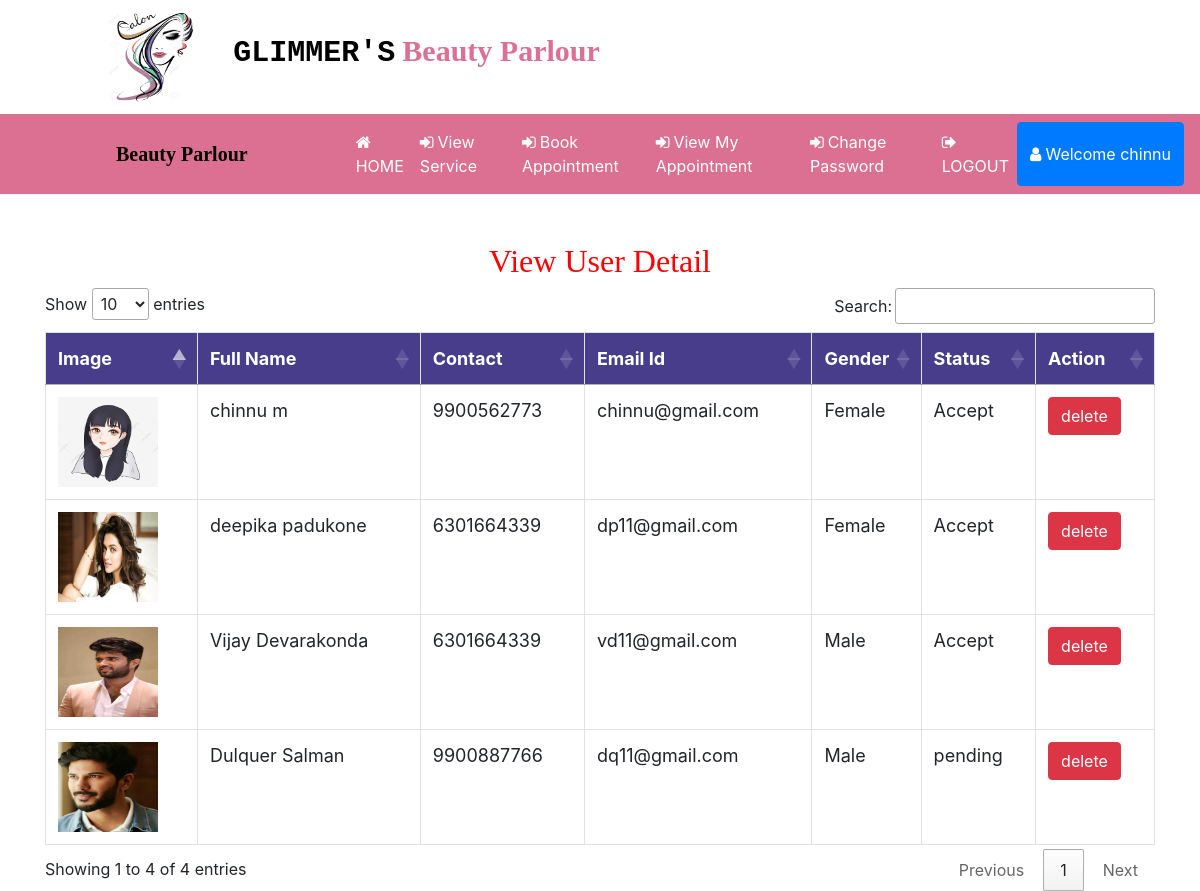
The app's page /view_user (signed in) with its own data.
### beauty/models.py (models this page shows, shortened)
class Customer(models.Model):
    user = models.ForeignKey(User,on_delete=models.CASCADE,null=True)
    status = models.ForeignKey(User_status,on_delete=models.CASCADE,null=True)
    mobile = models.IntegerField(null=True)
    gender = models.CharField(max_length=10,null=True)
    image = models.ImageField(null=True,blank=True)

class User_status(models.Model):
    status = models.CharField(max_length=100,null=True)

### beauty/views.py (the view)
# urls.py: path('view_user',View_user,name="view_user"),
def View_user(request):
    if not request.user.is_authenticated:
        return redirect('login_admin')
    pro = Customer.objects.all()
    d = {'user':pro}
    return render(request,'all_user.html',d)

### beauty/templates/all_user.html (shortened to what this page needs)
{% extends 'navigation.html' %}
{% load static %}
{% block body %}
<center>
  <h2 style="color:red;margin-top:4%;font-family:'Monotype Corsiva';">View User Detail</h2>
</center>
<div class="container-fluid">
  <center>
    <div class="container">
      <table class="table table-bordered" id="myTable">
        <thead>
          <tr>
            <th>Image</th>
            <th>Full Name</th>
            <th>Contact</th>
            <th>Email Id</th>
            <th>Gender</th>
            <th>Status</th>
            <th>Action</th>
          </tr>
        </thead>
        <tbody>
          {% for i in user %}
          <tr>
            <td>
              {% if i.image %}
              <img src="{{i.image.url}}" style="width:100px;height:90px">
              {% else %}
              <span>No image</span>
              {% endif %}
            </td>
            <td>{{i.user.first_name}} {{i.user.last_name}}</td>
            <td>{{i.mobile}}</td>
            <td>{{i.user.username}}</td>
            <td>{{i.gender}}</td>
            <td>{{i.status.status}}</td>
            <td><a href="{% url 'delete_user' i.user.id %}" onclick="return confirm('Are you sure?')"><button
                  class="btn btn-danger">delete</button></a></td>
          </tr>
          {% endfor %}
        </tbody>
      </table>
    </div>
  </center>
</div>
{% endblock %}

### beauty/templates/navigation.html (shortened to what this page needs)
<!DOCTYPE html>
<html lang="en">
<head>
  {% load static %}
  <link rel="stylesheet" href="https://maxcdn.bootstrapcdn.com/bootstrap/4.0.0/css/bootstrap.min.css"
>
  <link rel=stylesheet href="//cdn.datatables.net/1.10.19/css/jquery.dataTables.min.css">
</head>
<link rel="stylesheet" href="https://cdnjs.cloudflare.com/ajax/libs/font-awesome/4.7.0/css/font-awesome.min.css">
</head>
<body>
  <div class="container-fluid" style="padding:1%;margin-bottom:0%;background:color:white">
    <img src="{% static 'images/beauty3.jpg' %}" style="width:90px;height:90px;margin-right:10px;margin-left:8%"><span
      style="padding:20px;font-weight:bold;font-size:30px">
      <span style="color:black;font-family : 'Courier New', Courier, monospace;">GLIMMER'S</span>
      <span style="color:palevioletred;font-family : 'Monotype Corsiva' ;">Beauty Parlour</span></h4>
  </div>
  <nav class="navbar navbar-expand-sm" style="background-color:palevioletred">
    <a class="navbar-brand" href="#"
      style="color:black;font-family:'Monotype Corsiva';font-weight:bold;margin-left:100px;margin-right:0">
      Beauty Parlour</a>
    <ul class="navbar-nav">
      {% if request.user.username %}
      {% if not request.user.is_staff %}
      <li class="nav-item">
        <a class="nav-link" href="{% url 'profile' %}" style="color:white;margin-left:100px">
          <i class="fa fa-home" style="margin-right:4px"></i>HOME</a>
      </li>
      <li class="nav-item">
        <a class="nav-link" href="{% url 'all_service' %}" style="color:white">
          <i class="fa fa-sign-in" style="margin-right:4px"></i>View Service</a>
      </li>
      <li class="nav-item">
        <a class="nav-link" href="{% url 'book_appointment' %}" style="color:white">
          <i class="fa fa-sign-in" style="margin-right:4px"></i>Book Appointment</a>
      </li>
      <li class="nav-item">
        <a class="nav-link" href="{% url 'view_appointment' %}" style="color:white">
          <i class="fa fa-sign-in" style="margin-right:4px"></i>View My Appointment</a>
      </li>
      <li class="nav-item">
        <a class="nav-link" href="{% url 'change_password' %}" style="color:white">
          <i class="fa fa-sign-in" style="margin-right:4px"></i>Change Password</a>
      </li>
      {% endif %}
      {% endif %}
      {% if request.user.is_authenticated %}
      {% if not request.user.is_staff %}
      <li class="nav-item">
        <a class="nav-link" href="{% url 'logout' %}" style="color:white">
          <i class="fa fa-sign-out" style="margin-right:4px"></i>LOGOUT</a>
      </li>
      <div class="btn-group">
        <button type="button" class="btn btn-primary" data-toggle="dropdown" aria-haspopup="true" aria-expanded="false">
          <i class="fa fa-user" style="margin-right:4px"></i>Welcome {{request.user.first_name}}
        </button>
      </div>
      {% endif %}
      {% endif %}
    </ul>
  </nav>
  {% block body %}
  {% endblock %}
</body>
</html>

### beauty/templates/navigation.html (style rules this page uses)
* { box-sizing: border-box; }
#myTable { border-collapse: collapse; width: 100%; border: 1px solid #ddd; font-size: 18px; }
#myTable th { text-align: left; padding: 12px; background-color: Darkslateblue; color: white; }
#myTable td { text-align: left; padding: 12px; background-color: white; }
#myTable tr { border-bottom: 1px solid #ddd; }

### records on screen
Customer: image (picture), user.first_name "chinnu", user.last_name "m", mobile "9900562773", user.username "chinnu@gmail.com", gender "Female", status.status "Accept"
Customer: image (picture), user.first_name "deepika", user.last_name "padukone", mobile "6301664339", user.username "dp11@gmail.com", gender "Female", status.status "Accept"
Customer: image (picture), user.first_name "Vijay", user.last_name "Devarakonda", mobile "6301664339", user.username "vd11@gmail.com", gender "Male", status.status "Accept"
Customer: image (picture), user.first_name "Dulquer", user.last_name "Salman", mobile "9900887766", user.username "dq11@gmail.com", gender "Male", status.status "pending"

### other values on screen
{{ request.user.first_name }} "chinnu"
